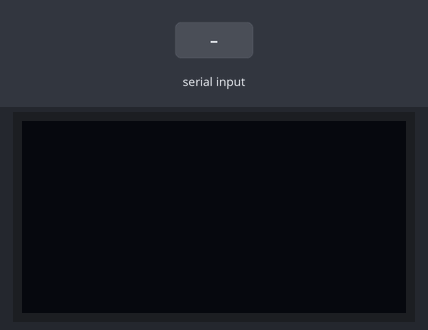
Recording of a sketch running on a simulated ESP32. On the bench: 128×64 one-colour display. The test bench sets the inputs (shaded band). Nothing arrives over Bluetooth unless stated; what the sketch prints to the serial monitor is not drawn.

Above: at 3.2 s.
3.3 s: "1\n" received over Serial
At 5.2 s:
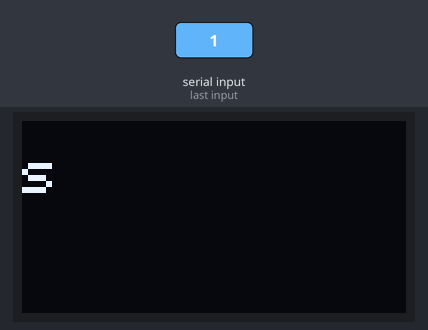
5.8 s: "0\n" received over Serial
At 7.1 s:
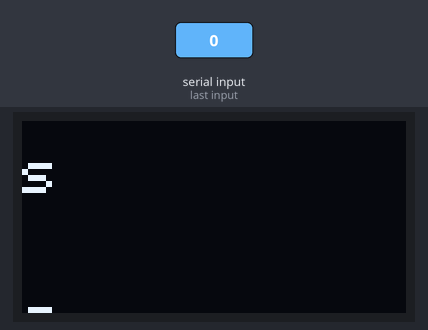
Timing chart, 0 to 8.8 s (numbered marks = the images above; inputs shaded):
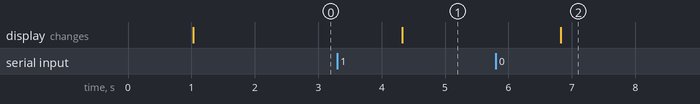

Measured:
- after the input at 3.3 s, the display: changes after 1.0 s (image 1)
- after the input at 5.8 s, the display: changes after 1.0 s (image 2)

The sketch:

Assignment_7.ino
```cpp
#include "BluetoothSerial.h"
#include <Wire.h>//wire.h is for( i to c )communication of the oled screen
#include <Adafruit_GFX.h>
#include <Adafruit_SSD1306.h>
#define SCREEN_WIDTH 128 // OLED display width, in pixels
#define SCREEN_HEIGHT 64 // OLED display height, in pixels
// Declaration for an SSD1306 display connected to I2C (SDA, SCL pins)
Adafruit_SSD1306 display(SCREEN_WIDTH, SCREEN_HEIGHT, &Wire, -1);

BluetoothSerial SerialBT;

void setup() {
  Serial.begin(115200);
   delay(1000);
  Serial.println("data");
  SerialBT.begin("ESP32test"); //Bluetooth device name
  Serial.println("The device has started, now you can pair it with bluetooth!");

  Serial.println("oled test");
  if(!display.begin(SSD1306_SWITCHCAPVCC, 0x3C)) {
    Serial.println("SSD1306 allocation failed");
    for(;;);
  }
  delay(1000);
  display.clearDisplay();
  display.setTextSize(2);
  display.setTextColor(WHITE);
  display.setCursor(0, 10);


}

void loop() {
  String s;

   if (SerialBT.available()) {
     Serial.write(SerialBT.read());
  }
  if(Serial.available()){

   // s = Serial.readString();
    s = Serial.readString();
     // Display static text
     display.println("s");
     display.display();
     display.println("\n");
     //delay(1000);
  }
}
```
